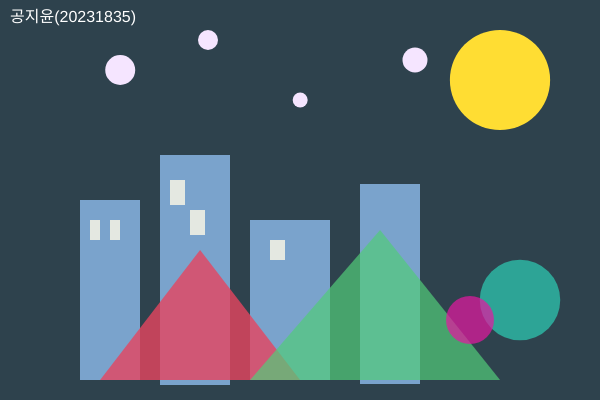
Frame 1 (no input)
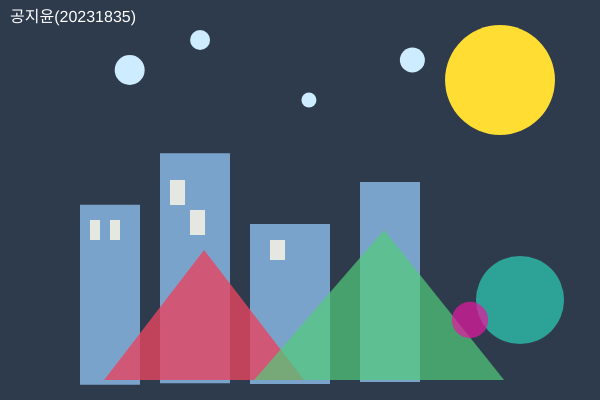
Frame 60 (no input)
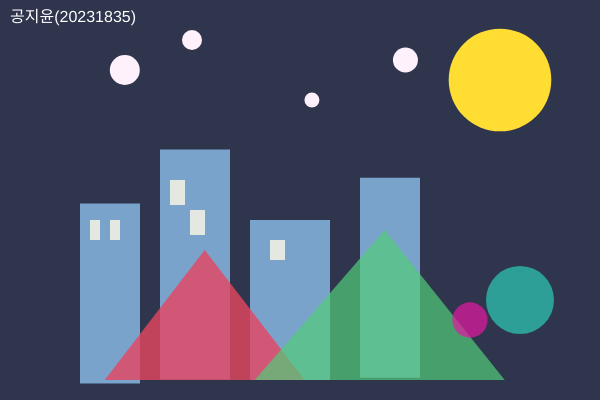
Frame 120 (the mouse pressed at the canvas centre since frame 60)

The p5.js sketch that drew these frames (run headless with seeded random() and noise() and a simulated clock; from frame 60 on, the mouse is pressed at the canvas centre):

// p5.js sketch
// ── sketch.js
let recordStarted = false;

function setup() {
  createCanvas(600, 400);
  colorMode(HSB, 360, 100, 100, 100);
  noStroke();
}

function draw() {
  let t = frameCount * 0.02;

  let bgHue = (200 + sin(t * 0.3) * 40 + 360) % 360;
  background(bgHue, 40, 30);

  let sunSize = 100 + sin(t * 1.2) * 10;
  fill(50, 80, 100);
  ellipse(500, 80, sunSize);

  fill(210, 40, 80);
  rect(80, 200 + sin(t) * 5, 60, 180);
  rect(160, 150 + cos(t * 0.7) * 5, 70, 230);
  rect(250, 220 + sin(t * 1.3) * 4, 80, 160);
  rect(360, 180 + cos(t * 0.9) * 4, 60, 200);

  fill(50, 10, 100, 80);
  for (let x = 90; x < 130; x += 20) {
    rect(x, 220, 10, 20);
  }
  rect(170, 180, 15, 25);
  rect(190, 210, 15, 25);
  rect(270, 240, 15, 20);

  let moveX = sin(t * 0.8) * 5;

  fill(350, 70, 90, 80);
  triangle(100 + moveX, 380, 200 + moveX, 250, 300 + moveX, 380);

  fill(140, 60, 80, 70);
  triangle(250 + moveX, 380, 380 + moveX, 230, 500 + moveX, 380);

  let c1 = color(0, 0, 100);
  let c2 = color(200, 20, 100);
  let mixed = lerpColor(c1, c2, (sin(t * 1.5) + 1) / 2);

  fill(mixed);
  ellipse(120 + sin(t * 1.1) * 10, 70, 30, 30);
  ellipse(200 + cos(t * 1.3) * 8, 40, 20, 20);
  ellipse(300 + sin(t * 0.7) * 12, 100, 15, 15);
  ellipse(400 + cos(t * 0.5) * 15, 60, 25, 25);

  let neonSize = 80 + sin(t * 2) * 12;
  fill(170, 80, 90, 60);
  ellipse(520, 300, neonSize);

  fill(320, 90, 90, 70);
  ellipse(470, 320, 40 + cos(t * 1.7) * 8);

  fill(0, 0, 100);
  textSize(16);
  textAlign(LEFT, TOP);
  text("공지윤(20231835)", 10, 10);
}
